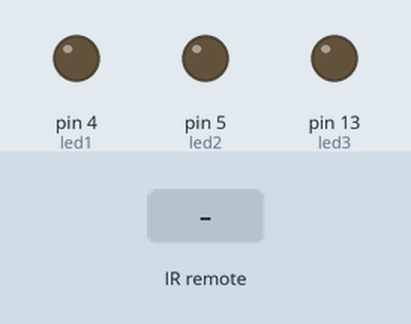
Simulated run of this sketch. Board: Arduino Uno, built with avr-gcc and run on an emulated ATmega328P. On the bench: output pins drawn as LEDs (lit = HIGH). Dashed ring = blinking. The test bench sets the inputs (shaded band).

Above: at 1.2 s.
1.3 s: infrared code 0xFF02FD received
At 1.7 s:
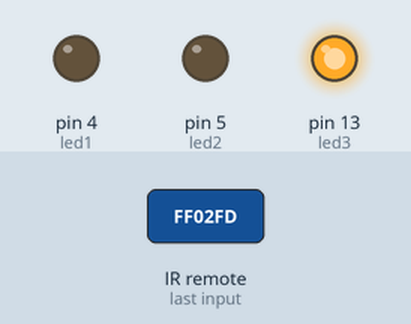
2.8 s: infrared code 0xFF1AE5 received
At 4.0 s:
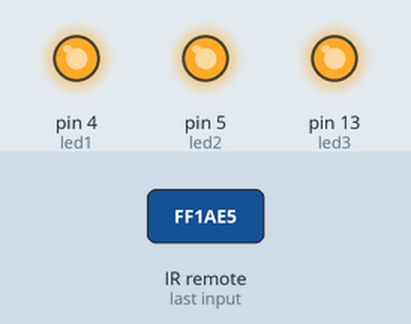
4.3 s: infrared code 0xFFA25D received
At 5.1 s:
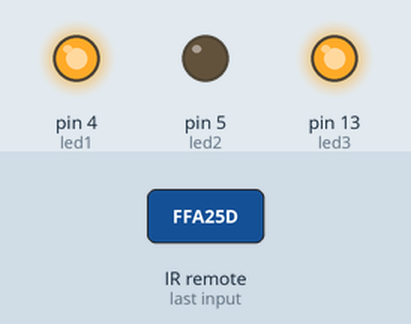
5.8 s: infrared code 0xFFA25D received
At 6.3 s:
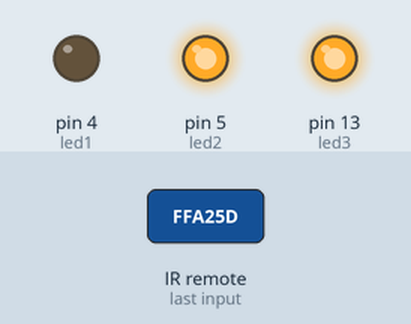
7.3 s: infrared code 0xFF9A65 received
At 7.55 s:
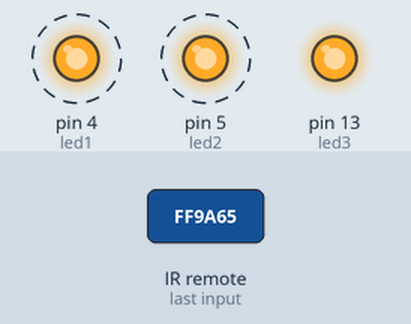
Timing chart, 0 to 11.3 s (numbered marks = the images above; inputs shaded):
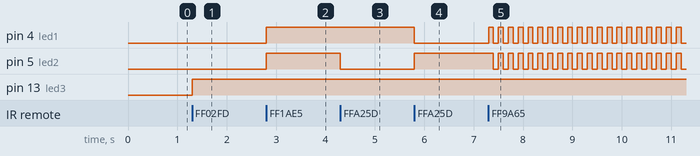

Measured:
- after the input at 1.3 s, pin 13 (led3): LOW → HIGH at once
- after the input at 2.8 s, pin 4 (led1), pin 5 (led2): LOW → HIGH at once
- after the input at 4.3 s, pin 5 (led2): HIGH → LOW at once
- after the input at 5.8 s, pin 4 (led1): HIGH → LOW at once; pin 5 (led2): LOW → HIGH at once
- after the input at 7.3 s, pin 4 (led1): alternates HIGH for 0.10 s and LOW for 0.10 s, starting at once; pin 5 (led2): alternates HIGH for 0.10 s and LOW for 0.10 s, starting after 0.10 s

The sketch:

glavni_kod.ino
```cpp
// Mislav Stipić 2021 završni seminarski, labaratorij, mikroregulatori

#include <IRremote.h> // uključi biblioteku za infracrveni senzor

int IRpin = 9;  // pin IR senzora
int led1 = 4;   // pin prve ledice
int led2 = 5;   // pin druge ledice
int led3 = LED_BUILTIN; // pin ugrađene ledice na arduinu koja služi za signalizaciju stanja sklopa (dali smo upalili uređaj ili ne)

unsigned int stanje;    // pomoćne varijable koje nam pomažu da izađemo iz _while_ petlji
unsigned int stanje1;

int itsONled[] = {0,0,0,0};    // potvrda dali su ledice upaljene (1) ili ugašene (0) (prva varijabla itsONled[0] se ne koristi !!!!!!!!!)
                               // ove potvrde nam služe za funkcionalnost koda

       // vremenske varijable koje služe za _strobo_ efekt
unsigned long predhodno_vrijeme = 0;        // varijabla u koju se sprema zadnje vrijeme kada su ledice promjenile stnje
const long interval = 100;               // interval kada ledice mjenjaju stanje (millisekunde)
unsigned long trenutno_vrijeme;             // varijabla koja sprema trenutno vrijeme

int ledState = LOW;       // pomoćna varijabla koja služi za mjenjanje stanja ledica (strobo efekt)

#define code1 16712445 // kod sa daljinskog (on/off) __ služi za palit ili gasit uređaj (zajedno sa signalizacijskom ledicom na ploči)
#define code2 16718565 // kod sa daljinskog (R)      __ ova tipka služi za palit ili gasit 1. efekt
#define code3 16751205 // kod sa daljinskog (G)      __ ova tipka služi za palit ili gasit 2. efekt
#define code4 16753245 // kod sa daljinskog (B)      __ ova tipka služi za palit ili gasit 3. efekt


IRrecv prijemnik(IRpin);    // pridjeli pin senzora _IRpin_ biblioteci

decode_results rezultat;    // stvori konstruktor _rezultati_


// funkcija setup služi za inicijalizaciju portova, aktivaciju biblioteka
// ili izvršavanje funkcija samo jedan put
void setup(){

Serial.begin(9600); // baud rate, služi za aktivaciju serijskog monitora i postavljanje frekvencije komunikacije sa računalom

prijemnik.enableIRIn(); // Startaj prijemnik

pinMode(led1, OUTPUT);    //postavi portove za ledice kao izlazne
pinMode(led2, OUTPUT);
pinMode(led3, OUTPUT);

}


// glavna petlja
void loop() {

unsigned int value;     // pomoćna varijabla za switch case

 if(prijemnik.decode(&rezultat)){   // prvo moramo upaliti uređaj te se traži da upremo dugme on/off

  value = rezultat.value;     // ako smo uprili dugme on/off spremi primljenu vrjednost u varijablu value

    if(value == 765){   // ako smo uprili on/off dopusti pristup while petlji unutar koje se mogu koristiti sve tipke

      stanje = 1;              // dopusti pristup while petlji
      digitalWrite(led3, HIGH);  // signal upaljene ledice na ploči nam govori da možemo birati modove rada

      digitalWrite(led1, LOW);      // ostale ledice moraju ostat ugašene
      digitalWrite(led2, LOW);

      itsONled[1] = 0;  // potvrda ostatku koda da su ledice upaljene/ugašene
      itsONled[2] = 0;
      itsONled[3] = 1;

 }

    else{

      stanje = 0;               //ako nismo uprili on/off dugme tada nemamo pristup while petlji i moramo ponoviti unos
      digitalWrite(led3, LOW);

      digitalWrite(led1, LOW);  // ostale ledice moraju ostat ugašene
      digitalWrite(led2, LOW);

      itsONled[1] = 0;  // potvrda ostatku koda da su ledice upaljene/ugašene
      itsONled[2] = 0;
      itsONled[3] = 0;

 }
  prijemnik.resume();  // spremono za primanje novih rezultata sa daljinskog
}


while(stanje == 1){       // ako smo uprili on/off izvrši dalje ovu petlju

  if(prijemnik.decode(&rezultat)) {   // glavni if uvjet -> unesi mod rada ledica

    value = rezultat.value;     // spremi primljenu vrijednost u varijablu value

switch(value) {   // switch-aj različite modove rada po varijabli value

case code1:     // ako smo uprili dugme on/off po DRUGI put tada izađi iz glavne while petlje ili u suprotnom ostani u petlji i čekaj druge tipke/naredbe

     if(itsONled[3] == 1) { // ako smo uprili dugme on/off po drugi put izvrši sljedeće:

      digitalWrite(led3, LOW); // isključi integriranu ledicu (više ne možemo primati naredbe sa daljinskog, osim on/off)

      digitalWrite(led1, LOW); // ostale ledice moraju ostat ugašene
      digitalWrite(led2, LOW);
      stanje = 0;              //ako smo uprili on/off po drugi put tada mijenjamo uvjet za glavnu petlju
      itsONled[1] = 0;  // potvrda ostatku koda da su ledice upaljene/ugašene
      itsONled[2] = 0;
      itsONled[3] = 0;

  }

     else { // ako nismo uprili dugme po drugi put ništa se ne mjenja

      digitalWrite(led3, HIGH); // integrirana ledica ostaje upaljena

      digitalWrite(led1, LOW); // ostale ledice moraju ostat ugašene
      digitalWrite(led2, LOW);
      stanje = 1;         // uvjet za while petlju se ne mjenja
      itsONled[1] = 0;  // potvrda ostatku koda da su ledice upaljene/ugašene
      itsONled[2] = 0;
      itsONled[3] = 1;
  }
break;


case code2:   // prvi mod rada je paljenje obe ledice ili gašenje obe ledice

     if(itsONled[1] == 1 && itsONled[2] == 1) { // ako su obe ledice bile upaljene izvrši kod

      digitalWrite(led1, LOW); // kada smo uprili dugme R po drugi puta tada gasimo ledice
      digitalWrite(led2, LOW);

      itsONled[1] = 0; // potvrda ostatku koda da su ledice upaljene/ugašene
      itsONled[2] = 0;
  }

     else { // ako smo uprili dugme samo jednom tada upali ledice

      digitalWrite(led1, HIGH);  // kada smo uprili dugme R samo jednom tada palimo ledice
      digitalWrite(led2, HIGH);

      itsONled[1] = 1; // potvrda ostatku koda da su ledice upaljene/ugašene
      itsONled[2] = 1;
  }
break;


case code3:     // strobo mod rada ledica (treptanje ledica)

  stanje1 = 1;    // uvjet za ulazak u sljedeću while petlju

 while(stanje1 == 1){

    strobo();   // izvrši prvi blink ledica (funkcija je napisana ispod glavne loop petlje)

      if(prijemnik.decode(&rezultat)) {                      // ovaj if čeka da unesemo naredbu on/off kako bi mogli izaći iz ovog moda rada

         if(rezultat.value == code1){   //ako smo uprili on/off dugme izvrši sljedeće:

             stanje1 = 0;     // mijenjamo uvjet za ostati u ovoj while petlji kako bi prestao ovaj mod rada

               digitalWrite(led1, LOW); // gasimo obe ledice
               digitalWrite(led2, LOW);

               itsONled[1] = 0; // potvrda ostatku koda da su ledice upaljene/ugašene
               itsONled[2] = 0;
         }
          prijemnik.resume(); // spremono za primanje novih rezultata sa daljinskog
        }

      }

break;

case code4:   // naizmjenično paljenje prve ili druge ledice na tipku

      if(itsONled[2] == 1 || itsONled[1] == 0) {
        digitalWrite(led2, LOW);
        digitalWrite(led1, HIGH);
        itsONled[1] = 1;
        itsONled[2] = 0;
      }

      else {
       digitalWrite(led2, HIGH);
       digitalWrite(led1, LOW);
       itsONled[1] = 0;
       itsONled[2] = 1;
      }

break;


    } // zatvori switch case


 prijemnik.resume(); // spremono za primanje novih rezultata sa daljinskog

   } //zatvori glavni if uvjet u glavnoj while petlji

  } // zatvori glavni while uvjet

} // zatvori glavnu loop petlju


void strobo(){    // funkcija za izvršavanje strobo moda rada

  trenutno_vrijeme = millis(); // spremni trenutno vrijeme

  if (trenutno_vrijeme - predhodno_vrijeme >= interval) {   // ako je trenutno vrijeme - prošlo vrijeme >= zadanom intervalu tada izvrši:

    predhodno_vrijeme = trenutno_vrijeme;   // spremi predhodno vrijeme


    if (ledState == LOW) {   // ako smo upalili ledice , sada ih gasimo i obrnuto
      ledState = HIGH;
    } else {
      ledState = LOW;
    }

    // prosljedi sljedeće stanje (promjenu stanja) ledicama kako bi se upalile ili gasile
    digitalWrite(led1, ledState);
    digitalWrite(led2, ledState);

  }

}
```
